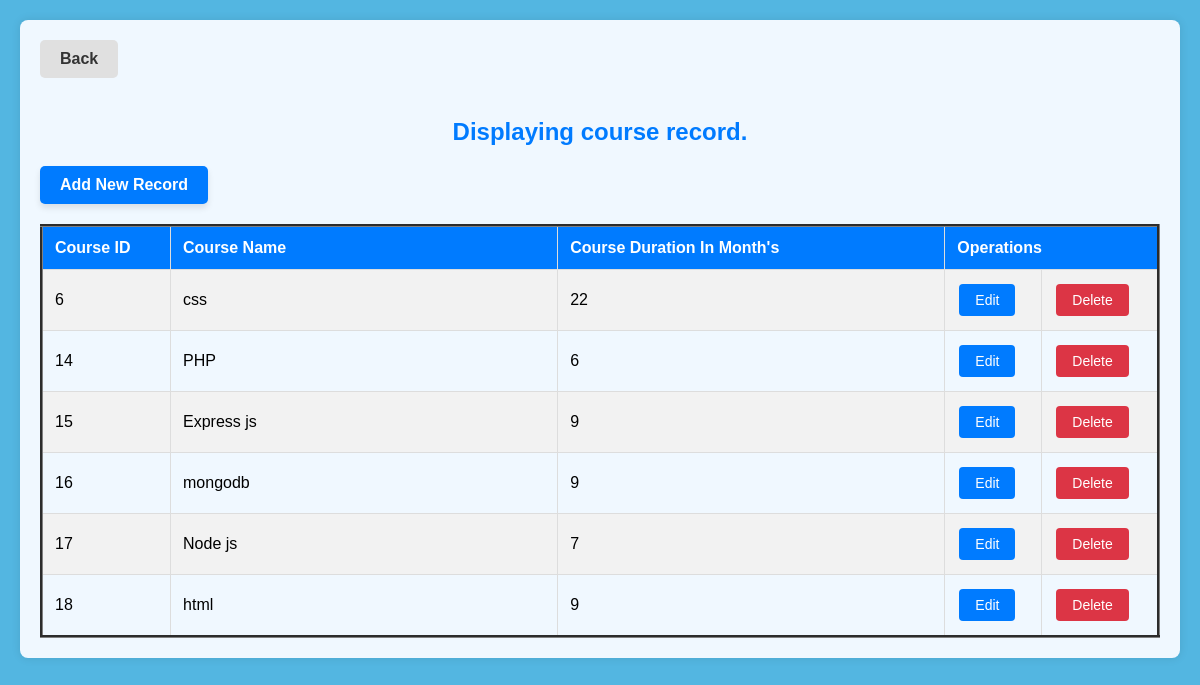
The page /school_management_2/course_display.php on the database its author committed.
### tables this page shows
CREATE TABLE `course` (
  `course_id` int(50) NOT NULL,
  `course_name` varchar(100) NOT NULL,
  `course_duration` varchar(50) NOT NULL
);

### school_management_2/course_display.php (the view, shortened to what this page needs)
<!DOCTYPE html>
<html>
<head>
</head>
<body>
    <div class="container">
    <div class="back-button">
            <a href="./welcome.php">Back</a>
        </div>
        <h2>Displaying course record.</h2>
        <div class="add-button">
            <a href="courseadd_detail.php">Add New Record</a>
        </div>
        <table border="3" cellspacing="7">
            <tr>
                <th width="10%">Course ID</th>
                <th width="30%">Course Name</th>
                <th width="30%">Course Duration In Month's </th>
                <th colspan="3" width="15%">Operations</th>
            </tr>
            <?php
            include("connection.php");
            $query = "SELECT * FROM course";
            $data = mysqli_query($conn, $query);
            $total = mysqli_num_rows($data);
            if ($total != 0) {
                while ($result = mysqli_fetch_assoc($data)) {
                    echo "<tr>
                        <td>" . htmlspecialchars($result['course_id']) . "</td>
                        <td>" . htmlspecialchars($result['course_name']) . "</td>
                        <td>" . htmlspecialchars($result['course_duration']) . "</td>
                        <td class='operations'>
                            <a href='courseupdate.php?result=" . urlencode(json_encode($result)) . "'>Edit</a>
                        <td class='operations'>
                            <form method='post' action='course_display.php'>
                                <input type='hidden' name='delete_id' value='" . htmlspecialchars($result['course_id']) . "'>
                                <input type='submit' value='Delete' onclick='return confirm(\"Are you sure you want to delete this record?\");'>
                            </form>
                        </td>
                    </tr>";
                }
            } else {
                echo "<tr><td colspan='5' style='text-align:center;'>No record found</td></tr>";
            }
            ?>
        </table>
    </div>
</body>
</html>

### school_management_2/course_display.php (style rules this page uses)
body { background-color: #53b6e1; font-family: Arial, sans-serif; margin: 0; padding: 20px; display: flex; justify-content: center; }
.container { width: 100%; max-width: 1200px; background-color: aliceblue; border-radius: 8px; box-shadow: 0 0 10px rgba(0, 0, 0, 0.1); padding: 20px; box-sizing: border-box; }
h2 { text-align: center; color: #007bff; margin-bottom: 20px; }
table { width: 100%; border-collapse: collapse; }
th, td { padding: 12px; border: 1px solid #ddd; text-align: left; }
th { background-color: #007bff; color: white; }
tr:nth-child(even) { background-color: #f2f2f2; }
.operations a, .operations form { display: inline-block; margin: 2px; }
.operations a { padding: 8px 16px; border-radius: 4px; background-color: #007bff; color: white; text-decoration: none; text-align: center; font-size: 14px; }
.operations form input[type="submit"] { padding: 8px 16px; border: none; border-radius: 4px; background-color: #dc3545; color: white; cursor: pointer; font-size: 14px; }
.add-button { display: inline-block; margin-bottom: 20px; text-align: center; }
.add-button a { display: inline-block; padding: 10px 20px; background-color: #007bff; color: white; text-decoration: none; border-radius: 5px; font-size: 16px; font-weight: bold; box-shadow: 0 4px 6px rgba(0, 0, 0, 0.1); transition: background-color 0.3s, box-shadow 0.3s; }
.back-button { display: inline-block; margin-bottom: 20px; text-align: center; }
.back-button a { padding: 10px 20px; background-color:#e0e0e0; color: #333; text-decoration: none; border-radius: 5px; font-size: 16px; display: inline-block; font-weight: bold; }

### rows shown on the page
course: course_id "6", course_name "css", course_duration "22"
course: course_id "14", course_name "PHP", course_duration "6"
course: course_id "15", course_name "Express js", course_duration "9"
course: course_id "16", course_name "mongodb", course_duration "9"
course: course_id "17", course_name "Node js", course_duration "7"
course: course_id "18", course_name "html", course_duration "9"
